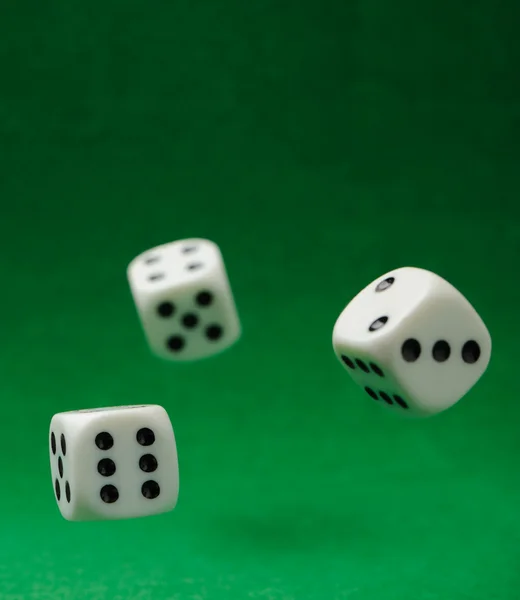
#> input picture src/image/dices.jpg, 520 x 600 px
$ python -i cornerslib.py   (imports and definitions only)
#> lines starting #> are read from the running program, lines starting #| are printed output that depends on the picture; after the words box and inside, x2 and y2 are one past the last pixel; in counts of white or black regions, pixels touching at a corner belong together
import numpy as np
import cv2
from PIL import Image
import math
import time
# [94 lines left out: functions shi_tomasi_corner, harris_corner, FAST_corner, moravec_corner, not called in this run]

def susan_corner(image):
#> called with image = 'image/dices.jpg'
    start_time = time.time()

    img = Image.open(image).convert('L')
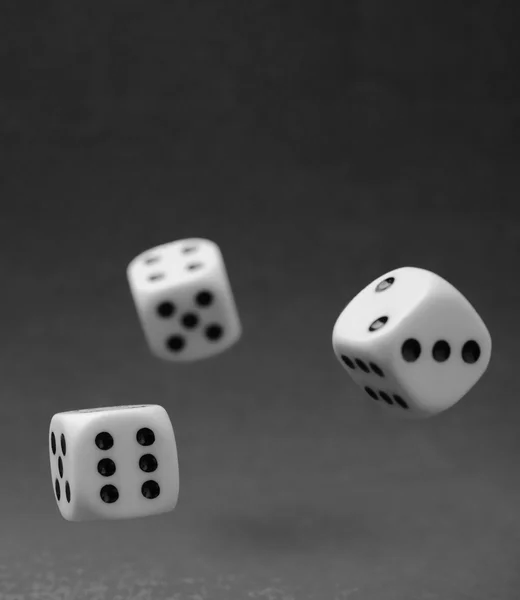
#> img: PIL image 520x600 L; min 0, max 245, mean 70.6

    img2 = np.array(img)
    shape1 = np.shape(img2)
#> shape1 = (600, 520)
    img1 = np.zeros(shape1)

    mask_radius = 3
    length = 7
    maximum = 0
    susan_mask = np.ones((7, 7))

    img1[:] = img2[:]
    z = np.zeros(shape1)

    x_min = y_min = mask_radius
    x_max = shape1[0] - mask_radius
#> x_max = 597
    y_max = shape1[1] - mask_radius
#> y_max = 517

    for i in range(x_min, x_max):
        for j in range(y_min, y_max):
            susan_mask[:] = img1[i-mask_radius:i+mask_radius+1, j-mask_radius:j+mask_radius+1]
            centre = mask_radius
            intensity = susan_mask[mask_radius, mask_radius]

            for m in range(0, length):
                for n in range(0, length):
                    if (m-centre)*(m-centre) + (n-centre)*(n-centre) <= mask_radius*mask_radius:
                        susan_mask[m][n] = math.exp(-math.pow(((susan_mask[m][n]-intensity)/27), 6))
                    else:
                        susan_mask[m][n] = 0

            susan_mask[mask_radius, mask_radius] = 0
            n_pixel = np.sum(susan_mask)
            z[i][j] = n_pixel
            if maximum < n_pixel:
                maximum = n_pixel
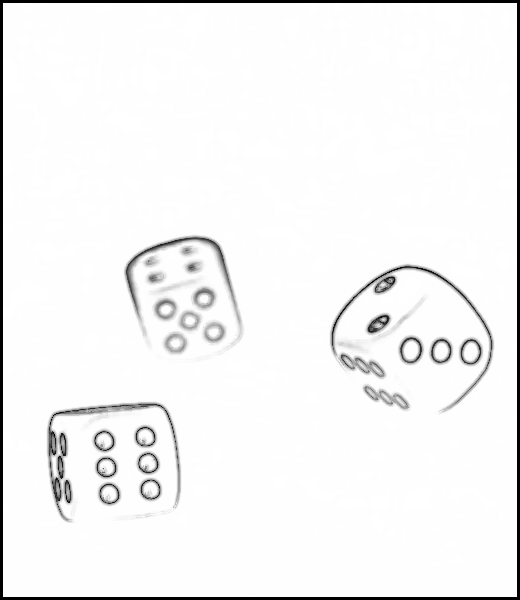
#> z: shape (600, 520) float64; min 0, max 28, mean 26.9; drawn with min black and max white
#> after the loop, maximum = 28

    threshold = maximum/2
#> threshold = 14
    for i in range(x_min, x_max):
        for j in range(y_min, y_max):
            if z[i][j] >= threshold:
                z[i][j] = 0
            else:
                z[i][j] = 1
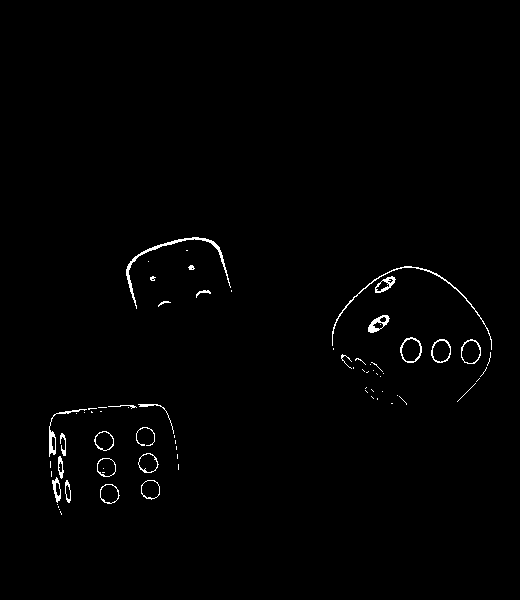
#> z: shape (600, 520) float64; values 0 (black) and 1 (white), 0.92% white in thin lines or dots, all inside (x1, y1, x2, y2) = (49, 237, 492, 515)

    number_of_points = np.sum(np.nonzero(z))
#> number_of_points = 1720268

    img = Image.open(image)
#> img is the input picture: PIL image 520x600 RGB; mean R, G, B 18.4, 101.2, 50

    output_img = Image.fromarray(z).convert("RGB")

    w, h = output_img.size
#> w = 520; h = 600

    for i in range(0, w):
        for j in range(0, h):
            if output_img.getpixel((i, j)) == (0, 0, 0):
                output_img.putpixel((i, j), img.getpixel((i, j)))
            else:
                output_img.putpixel((i, j), (255, 0, 0))

    runtime = time.time() - start_time

    return output_img, number_of_points, str(mask_radius), threshold, round(runtime, 2)

>>> result = susan_corner('image/dices.jpg')
#> result = 5 items
